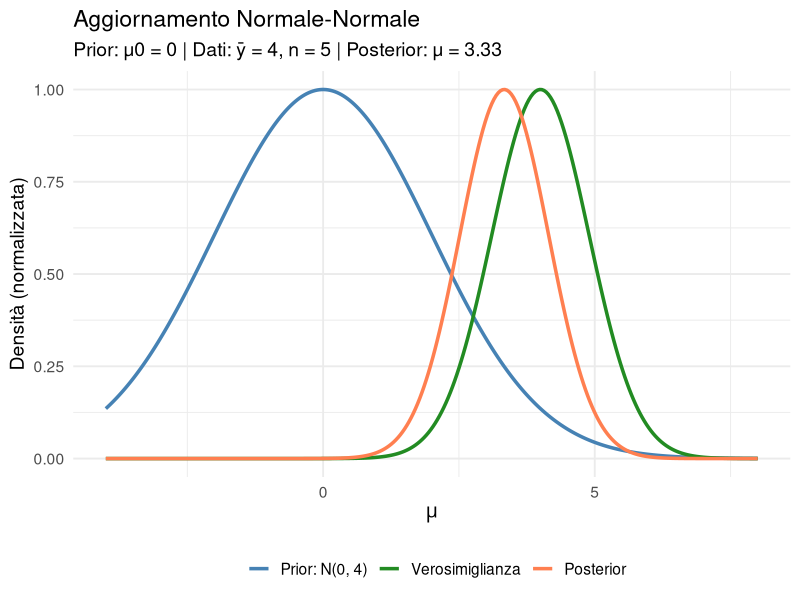
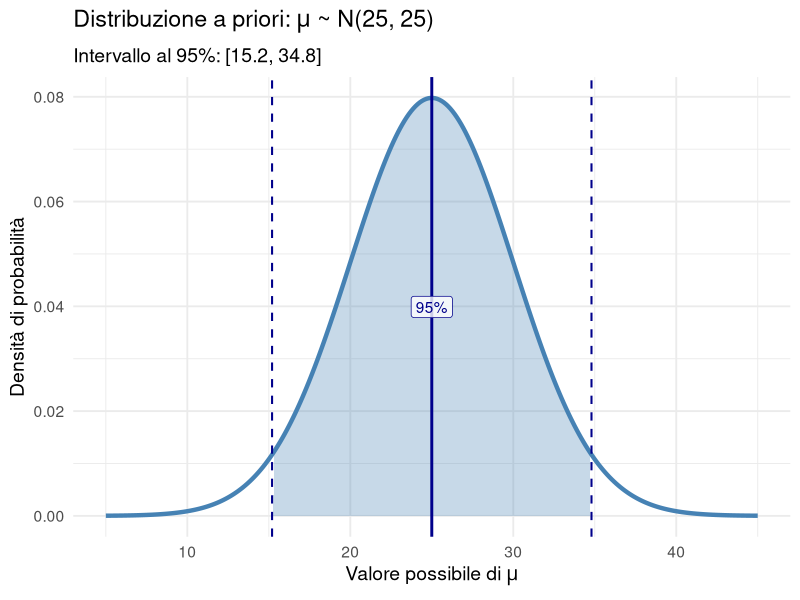
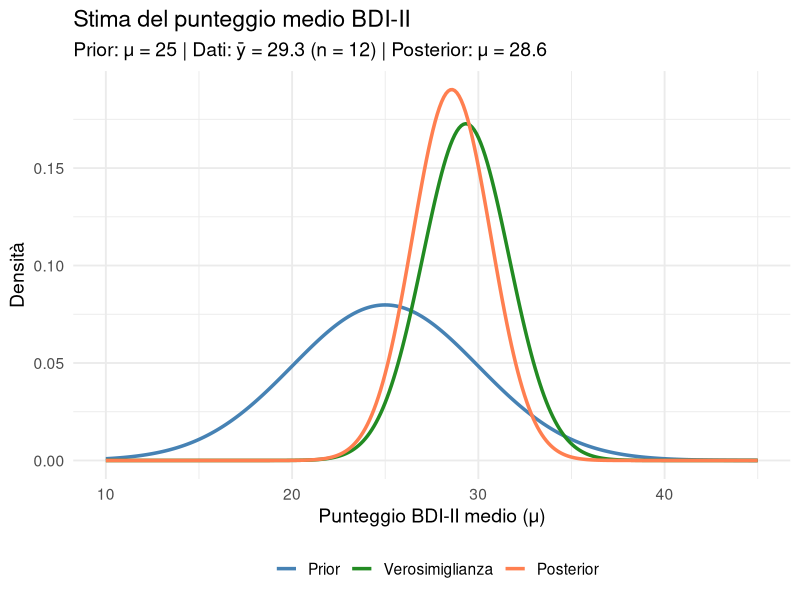
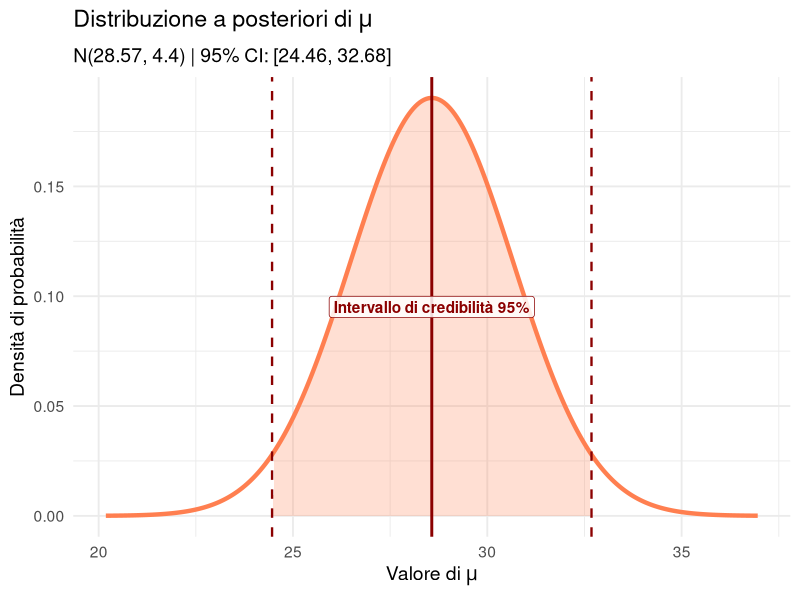
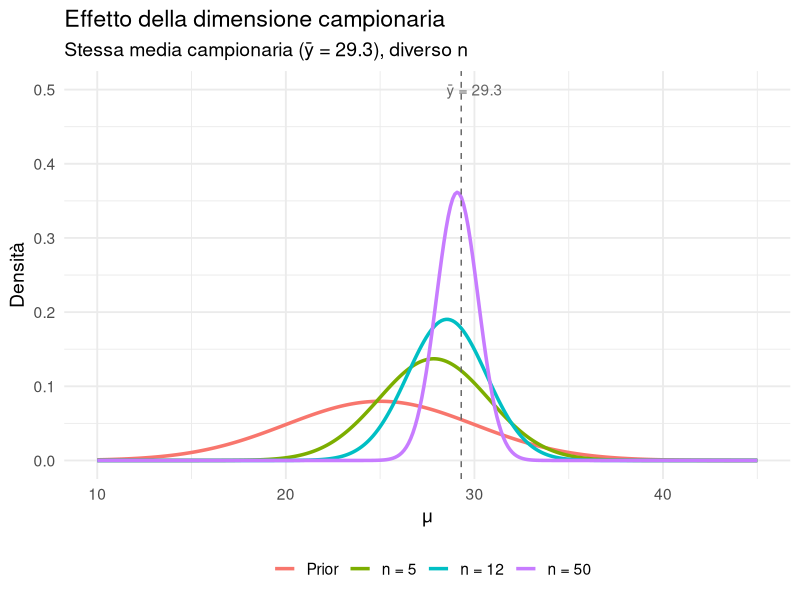
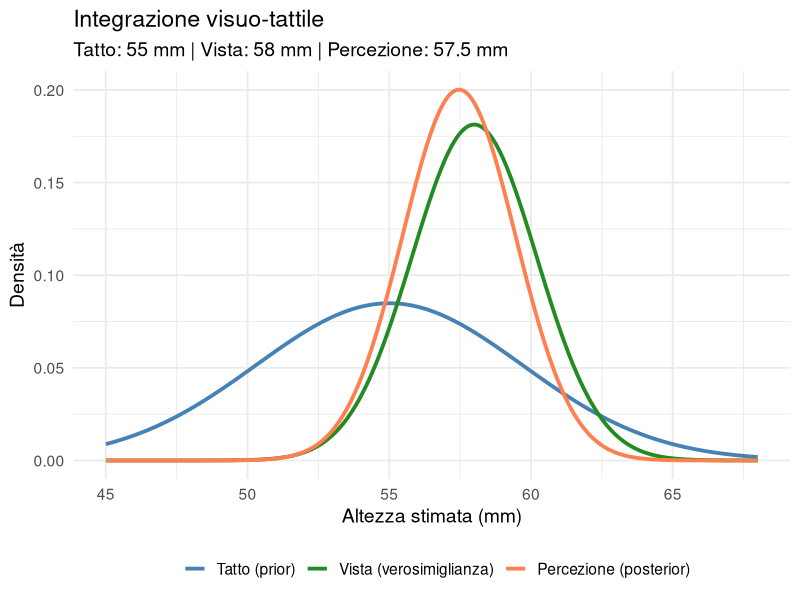

The R script that drew these images, in order:
## ---- chunk 1
#| echo: false
#| message: false
#| warning: false
library(ggplot2)
library(tidyr)
set.seed(42)
## ---- chunk 2
#| echo: false
#| fig-height: 5

x <- seq(-4, 8, length.out = 300)

# Prior: N(0, 2²)
prior <- dnorm(x, mean = 0, sd = 2)

# Verosimiglianza: basata su media campionaria = 4, n = 5, sigma = 2
likelihood <- dnorm(x, mean = 4, sd = 2/sqrt(5))

# Calcolo dei parametri posteriori
sigma0_sq <- 4
sigma_sq <- 4
n_es <- 5
ybar_es <- 4

prec_prior <- 1/sigma0_sq
prec_data <- n_es/sigma_sq
prec_post <- prec_prior + prec_data

mu_post_es <- (prec_prior * 0 + prec_data * ybar_es) / prec_post
sigma_post_es <- sqrt(1/prec_post)

posterior <- dnorm(x, mean = mu_post_es, sd = sigma_post_es)

# Normalizzazione per sovrapporre le curve
df_intro <- data.frame(
  x = rep(x, 3),
  densita = c(prior / max(prior), likelihood / max(likelihood), posterior / max(posterior)),
  tipo = rep(c("Prior: N(0, 4)", "Verosimiglianza", "Posterior"), each = length(x))
)

df_intro$tipo <- factor(df_intro$tipo, levels = c("Prior: N(0, 4)", "Verosimiglianza", "Posterior"))

ggplot(df_intro, aes(x = x, y = densita, color = tipo)) +
  geom_line(linewidth = 1.2) +
  scale_color_manual(values = c("steelblue", "forestgreen", "coral")) +
  labs(
    title = "Aggiornamento Normale-Normale",
    subtitle = paste0("Prior: μ0 = 0 | Dati: ȳ = 4, n = 5 | Posterior: μ = ",
                      round(mu_post_es, 2)),
    x = expression(mu), y = "Densità (normalizzata)", color = ""
  ) +
  theme_minimal(base_size = 14) +
  theme(legend.position = "bottom")
## ---- chunk 3
mu0 <- 25
sigma0 <- 5

cat("Prior: Normale(", mu0, ",", sigma0^2, ")\n")
cat("Intervallo 95% prior: [", round(mu0 - 1.96*sigma0, 1), ",", 
    round(mu0 + 1.96*sigma0, 1), "]")
## ---- chunk 4
#| echo: false
#| fig-height: 5

x_prior <- seq(mu0 - 4*sigma0, mu0 + 4*sigma0, length.out = 300)
y_prior <- dnorm(x_prior, mean = mu0, sd = sigma0)
lower_bound <- mu0 - 1.96*sigma0
upper_bound <- mu0 + 1.96*sigma0

df_prior <- data.frame(x = x_prior, y = y_prior)

ggplot(df_prior, aes(x = x, y = y)) +
  geom_line(color = "steelblue", linewidth = 1.5) +
  geom_area(
    data = subset(df_prior, x >= lower_bound & x <= upper_bound),
    fill = "steelblue", alpha = 0.3
  ) +
  geom_vline(xintercept = mu0, color = "darkblue", linewidth = 1) +
  geom_vline(xintercept = c(lower_bound, upper_bound), 
             color = "darkblue", linewidth = 0.7, linetype = "dashed") +
  annotate("label", x = mu0, y = max(y_prior)*0.5, label = "95%",
           color = "darkblue", fill = "white", alpha = 0.8) +
  labs(title = expression(paste("Distribuzione a priori: ", mu, " ~ N(25, 25)")),
       subtitle = paste0("Intervallo al 95%: [", round(lower_bound, 1), 
                        ", ", round(upper_bound, 1), "]"),
       x = expression(paste("Valore possibile di ", mu)),
       y = "Densità di probabilità") +
  theme_minimal(base_size = 14)
## ---- chunk 5
# Dati simulati (punteggi BDI-II)
punteggi <- c(28, 32, 24, 29, 35, 27, 31, 26, 30, 28, 33, 29)

n <- length(punteggi)
ybar <- mean(punteggi)
sigma <- 8

cat("Numero pazienti:", n, "\n")
cat("Media campionaria:", round(ybar, 2), "\n")
## ---- chunk 6
# Precisioni (inverso della varianza)
prec_prior <- 1 / sigma0^2
prec_dati <- n / sigma^2
prec_post <- prec_prior + prec_dati

# Media del posterior
mu_post <- (prec_prior * mu0 + prec_dati * ybar) / prec_post

# SD del posterior
sigma_post <- sqrt(1 / prec_post)

cat("Posterior: Normale(", round(mu_post, 2), ",", round(sigma_post^2, 2), ")\n")
cat("Media posterior:", round(mu_post, 2), "\n")
cat("SD posterior:", round(sigma_post, 2), "\n")
## ---- chunk 7
#| echo: false
#| fig-height: 5

x_bdi <- seq(10, 45, length.out = 300)

df_bdi <- data.frame(
  x = rep(x_bdi, 3),
  densita = c(dnorm(x_bdi, mu0, sigma0), 
              dnorm(x_bdi, ybar, sigma/sqrt(n)),
              dnorm(x_bdi, mu_post, sigma_post)),
  tipo = rep(c("Prior", "Verosimiglianza", "Posterior"), each = length(x_bdi))
)

df_bdi$tipo <- factor(df_bdi$tipo, levels = c("Prior", "Verosimiglianza", "Posterior"))

ggplot(df_bdi, aes(x = x, y = densita, color = tipo)) +
  geom_line(linewidth = 1.2) +
  scale_color_manual(values = c("steelblue", "forestgreen", "coral")) +
  labs(title = "Stima del punteggio medio BDI-II",
       subtitle = paste0("Prior: μ = 25 | Dati: ȳ = ", round(ybar, 1), 
                        " (n = 12) | Posterior: μ = ", round(mu_post, 1)),
       x = "Punteggio BDI-II medio (μ)", y = "Densità", color = "") +
  theme_minimal(base_size = 14) +
  theme(legend.position = "bottom")
## ---- chunk 8
# Intervallo di credibilità
ci_low <- mu_post - 1.96 * sigma_post
ci_high <- mu_post + 1.96 * sigma_post
cat("Intervallo di credibilità 95%: [", round(ci_low, 2), ",", round(ci_high, 2), "]\n")
## ---- chunk 9
#| echo: false
#| fig-height: 5

x_post <- seq(mu_post - 4*sigma_post, mu_post + 4*sigma_post, length.out = 300)
y_post <- dnorm(x_post, mean = mu_post, sd = sigma_post)

df_post <- data.frame(x = x_post, y = y_post)

ggplot(df_post, aes(x = x, y = y)) +
  geom_line(color = "coral", linewidth = 1.5) +
  geom_area(
    data = subset(df_post, x >= ci_low & x <= ci_high),
    fill = "coral", alpha = 0.25
  ) +
  geom_vline(xintercept = mu_post, color = "darkred", linewidth = 1) +
  geom_vline(xintercept = c(ci_low, ci_high), color = "darkred", 
             linewidth = 0.8, linetype = "dashed") +
  annotate("label", x = mu_post, y = max(y_post)*0.5,
           label = "Intervallo di credibilità 95%",
           color = "darkred", fill = "white", alpha = 0.85, fontface = "bold") +
  labs(title = expression(paste("Distribuzione a posteriori di ", mu)),
       subtitle = paste0("N(", round(mu_post, 2), ", ", round(sigma_post^2, 2), 
                        ") | 95% CI: [", round(ci_low, 2), ", ", round(ci_high, 2), "]"),
       x = expression(paste("Valore di ", mu)),
       y = "Densità di probabilità") +
  theme_minimal(base_size = 14)
## ---- chunk 10
prob_gt_28 <- 1 - pnorm(28, mean = mu_post, sd = sigma_post)
cat("P(μ > 28) =", round(prob_gt_28 * 100, 1), "%")
## ---- chunk 11
calcola_posterior <- function(mu0, sigma0, ybar, sigma, n) {
  prec_prior <- 1 / sigma0^2
  prec_dati <- n / sigma^2
  prec_post <- prec_prior + prec_dati
  
  mu_post <- (prec_prior * mu0 + prec_dati * ybar) / prec_post
  sigma_post <- sqrt(1 / prec_post)
  
  list(mu = mu_post, sigma = sigma_post)
}
## ---- chunk 12
post_n5 <- calcola_posterior(25, 5, 29.3, 8, 5)
post_n12 <- calcola_posterior(25, 5, 29.3, 8, 12)
post_n50 <- calcola_posterior(25, 5, 29.3, 8, 50)
## ---- chunk 13
cat("n = 5:  μ =", round(post_n5$mu, 2), ", σ =", round(post_n5$sigma, 2), "\n")
cat("n = 12: μ =", round(post_n12$mu, 2), ", σ =", round(post_n12$sigma, 2), "\n")
cat("n = 50: μ =", round(post_n50$mu, 2), ", σ =", round(post_n50$sigma, 2), "\n")
## ---- chunk 14
#| echo: false

x_n <- seq(10, 45, length.out = 300)

df_n <- data.frame(
  x = rep(x_n, 4),
  densita = c(dnorm(x_n, mu0, sigma0),
              dnorm(x_n, post_n5$mu, post_n5$sigma),
              dnorm(x_n, post_n12$mu, post_n12$sigma),
              dnorm(x_n, post_n50$mu, post_n50$sigma)),
  tipo = rep(c("Prior", "n = 5", "n = 12", "n = 50"), each = length(x_n))
)

df_n$tipo <- factor(df_n$tipo, levels = c("Prior", "n = 5", "n = 12", "n = 50"))

ggplot(df_n, aes(x = x, y = densita, color = tipo)) +
  geom_line(linewidth = 1.2) +
  geom_vline(xintercept = 29.3, linetype = "dashed", color = "gray40") +
  labs(title = "Effetto della dimensione campionaria",
       subtitle = "Stessa media campionaria (ȳ = 29.3), diverso n",
       x = "μ", y = "Densità", color = "") +
  theme_minimal(base_size = 14) +
  theme(legend.position = "bottom") +
  annotate("text", x = 30, y = 0.5, label = "ȳ = 29.3", color = "gray40")
## ---- chunk 15
#| echo: false

sigma_tatto <- 4.7   # mm
sigma_vista <- 2.2   # mm
altezza_tatto <- 55  # mm
altezza_vista <- 58  # mm

# Calcolo dei pesi
prec_tatto <- 1 / sigma_tatto^2
prec_vista <- 1 / sigma_vista^2
prec_totale <- prec_tatto + prec_vista

w_vista <- prec_vista / prec_totale
w_tatto <- prec_tatto / prec_totale

# Percezione combinata
percezione_combinata <- w_vista * altezza_vista + w_tatto * altezza_tatto
sigma_combinata <- sqrt(1 / prec_totale)
## ---- chunk 16
#| echo: false

x_ernst <- seq(45, 68, length.out = 300)

df_ernst <- data.frame(
  x = rep(x_ernst, 3),
  densita = c(
    dnorm(x_ernst, altezza_tatto, sigma_tatto),
    dnorm(x_ernst, altezza_vista, sigma_vista),
    dnorm(x_ernst, percezione_combinata, sigma_combinata)
  ),
  fonte = rep(c("Tatto (prior)", "Vista (verosimiglianza)", "Percezione (posterior)"), 
              each = length(x_ernst))
)

df_ernst$fonte <- factor(df_ernst$fonte, 
                         levels = c("Tatto (prior)", "Vista (verosimiglianza)", 
                                   "Percezione (posterior)"))

ggplot(df_ernst, aes(x = x, y = densita, color = fonte)) +
  geom_line(linewidth = 1.3) +
  scale_color_manual(values = c("steelblue", "forestgreen", "coral")) +
  labs(
    title = "Integrazione visuo-tattile",
    subtitle = paste0("Tatto: ", altezza_tatto, " mm | Vista: ", altezza_vista, 
                     " mm | Percezione: ", round(percezione_combinata, 1), " mm"),
    x = "Altezza stimata (mm)", y = "Densità", color = ""
  ) +
  theme_minimal(base_size = 14) +
  theme(legend.position = "bottom")
## ---- chunk 17
#| echo: false

sigma_vista_rumorosa <- 11  # mm

prec_vista_rumorosa <- 1 / sigma_vista_rumorosa^2
prec_totale_rumoroso <- prec_tatto + prec_vista_rumorosa

w_vista_rumorosa <- prec_vista_rumorosa / prec_totale_rumoroso
w_tatto_rumoroso <- prec_tatto / prec_totale_rumoroso

percezione_rumorosa <- w_vista_rumorosa * altezza_vista + w_tatto_rumoroso * altezza_tatto
